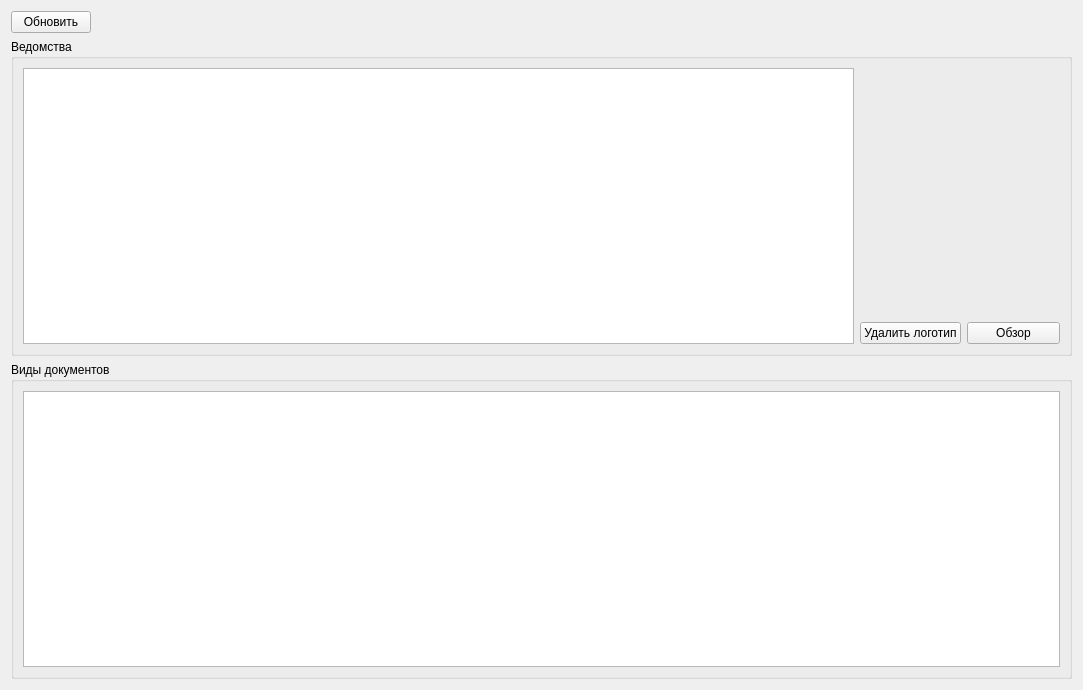
<?xml version="1.0" encoding="UTF-8"?>
<ui version="4.0">
 <class>FormVed</class>
 <widget class="QWidget" name="FormVed">
  <property name="geometry">
   <rect>
    <x>0</x>
    <y>0</y>
    <width>1083</width>
    <height>690</height>
   </rect>
  </property>
  <property name="windowTitle">
   <string>Form</string>
  </property>
  <layout class="QVBoxLayout" name="verticalLayout_5">
   <item>
    <widget class="QPushButton" name="pushButtonUpd">
     <property name="sizePolicy">
      <sizepolicy hsizetype="Maximum" vsizetype="Fixed">
       <horstretch>0</horstretch>
       <verstretch>0</verstretch>
      </sizepolicy>
     </property>
     <property name="text">
      <string>Обновить</string>
     </property>
    </widget>
   </item>
   <item>
    <widget class="QGroupBox" name="groupBox">
     <property name="title">
      <string>Ведомства</string>
     </property>
     <layout class="QVBoxLayout" name="verticalLayout_4">
      <item>
       <layout class="QHBoxLayout" name="horizontalLayout_2">
        <item>
         <widget class="RestTableView" name="tableViewVed">
          <property name="selectionMode">
           <enum>QAbstractItemView::SelectionMode::SingleSelection</enum>
          </property>
          <property name="selectionBehavior">
           <enum>QAbstractItemView::SelectionBehavior::SelectRows</enum>
          </property>
         </widget>
        </item>
        <item>
         <layout class="QVBoxLayout" name="verticalLayout_2">
          <item>
           <widget class="QLabel" name="labelSimb">
            <property name="minimumSize">
             <size>
              <width>200</width>
              <height>200</height>
             </size>
            </property>
            <property name="maximumSize">
             <size>
              <width>200</width>
              <height>300</height>
             </size>
            </property>
            <property name="text">
             <string/>
            </property>
           </widget>
          </item>
          <item>
           <layout class="QHBoxLayout" name="horizontalLayout">
            <item>
             <widget class="QPushButton" name="cmdDel">
              <property name="text">
               <string>Удалить логотип</string>
              </property>
             </widget>
            </item>
            <item>
             <widget class="QPushButton" name="cmdBrowse">
              <property name="text">
               <string>Обзор</string>
              </property>
             </widget>
            </item>
           </layout>
          </item>
         </layout>
        </item>
       </layout>
      </item>
     </layout>
    </widget>
   </item>
   <item>
    <layout class="QHBoxLayout" name="horizontalLayout_3">
     <item>
      <widget class="QGroupBox" name="groupBox_2">
       <property name="title">
        <string>Виды документов</string>
       </property>
       <layout class="QVBoxLayout" name="verticalLayout">
        <item>
         <widget class="RestTableView" name="tableViewDocVid"/>
        </item>
       </layout>
      </widget>
     </item>
    </layout>
   </item>
  </layout>
 </widget>
 <customwidgets>
  <customwidget>
   <class>RestTableView</class>
   <extends>QTableView</extends>
   <header>rest/resttableview.h</header>
  </customwidget>
 </customwidgets>
 <resources/>
 <connections/>
</ui>
